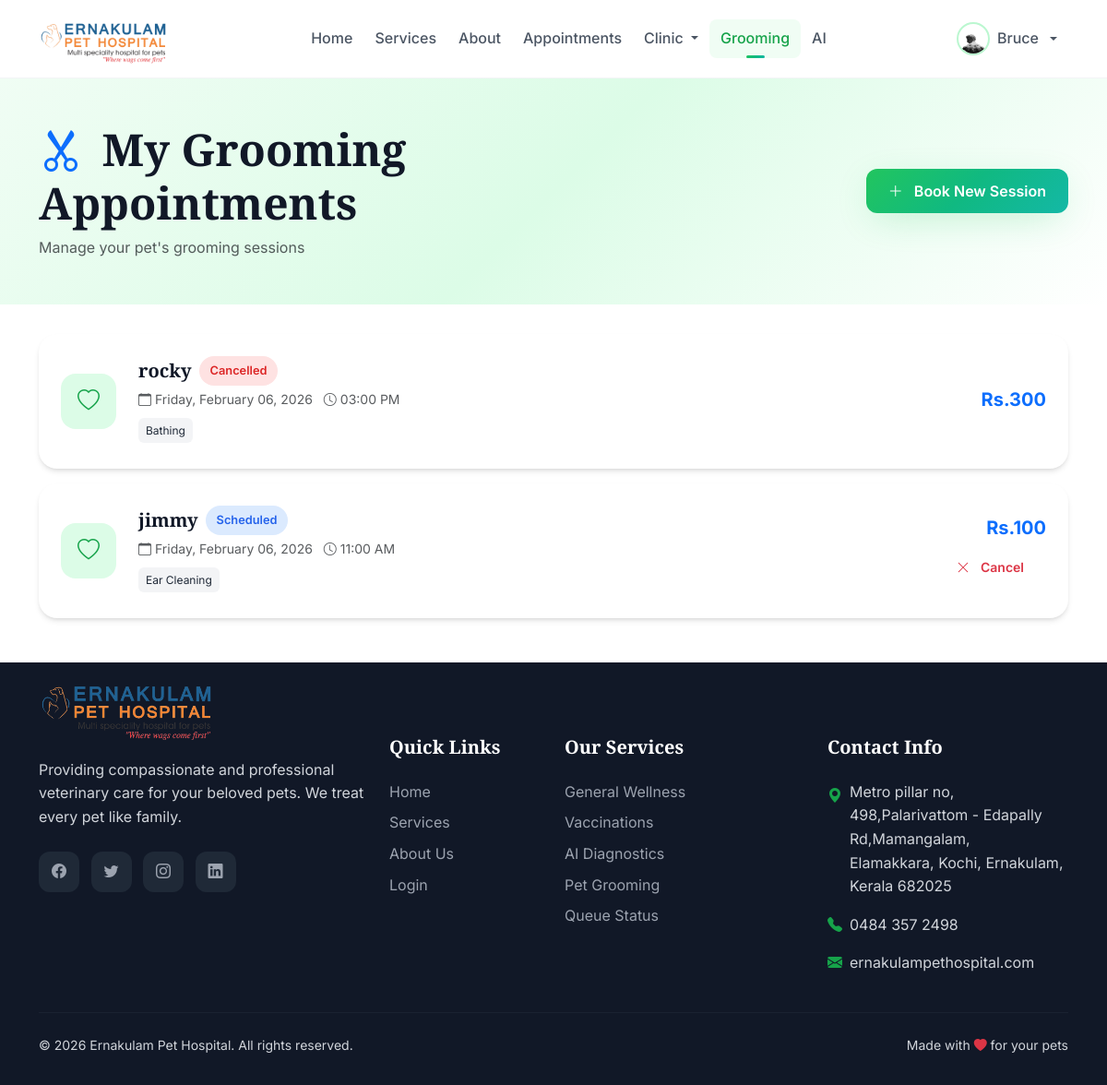
Page /appointments/grooming/ (signed in) on the committed database.
### accounts/models.py (models this page shows, shortened)
class User(AbstractUser):
    USER_ROLES = (
        ('ADMIN', 'Administrator'),
        ('VET', 'Veterinarian'),
        ('OWNER', 'Pet Owner'),
    )
    role = models.CharField(max_length=20, choices=USER_ROLES, default='OWNER')
    phone_regex = RegexValidator(
        regex=r'^\+?1?\d{9,15}$',
        message="Phone number must be entered in the format: '+999999999'. Up to 15 digits allowed."
    )
    phone_number = models.CharField(validators=[phone_regex], max_length=17, blank=True)
    address = models.TextField(blank=True)
    date_of_birth = models.DateField(null=True, blank=True)
    profile_picture = models.ImageField(upload_to='profiles/', null=True, blank=True)
    is_active_account = models.BooleanField(default=True)
    created_at = models.DateTimeField(auto_now_add=True)
    updated_at = models.DateTimeField(auto_now=True)
    class Meta:
        ordering = ['-date_joined']
    @property
    def is_pet_owner(self):
        return self.role == 'OWNER'

### appointments/models.py (models this page shows, shortened)
class GroomingAppointment(models.Model):
    STATUS_CHOICES = (
        ('SCHEDULED', 'Scheduled'),
        ('CONFIRMED', 'Confirmed'),
        ('IN_PROGRESS', 'In Progress'),
        ('COMPLETED', 'Completed'),
        ('CANCELLED', 'Cancelled'),
        ('NO_SHOW', 'No Show'),
    )
    PET_SIZE = (
        ('SMALL', 'Small (< 10 kg)'),
        ('MEDIUM', 'Medium (10-25 kg)'),
        ('LARGE', 'Large (> 25 kg)'),
    )
    pet = models.ForeignKey(Pet, on_delete=models.CASCADE, related_name='grooming_appointments')
    owner = models.ForeignKey(
        settings.AUTH_USER_MODEL,
        on_delete=models.CASCADE,
        related_name='grooming_appointments_as_owner'
    )
    services = models.ManyToManyField(GroomingService, related_name='appointments')
    pet_size = models.CharField(max_length=10, choices=PET_SIZE, default='MEDIUM')
    appointment_date = models.DateField()
    appointment_time = models.TimeField()
    end_time = models.TimeField(null=True, blank=True)
    status = models.CharField(max_length=20, choices=STATUS_CHOICES, default='SCHEDULED')
    token_number = models.IntegerField(null=True, blank=True)
    total_price = models.DecimalField(max_digits=10, decimal_places=2, null=True, blank=True)
    special_instructions = models.TextField(blank=True, help_text="Special grooming instructions")
    notes = models.TextField(blank=True)
    created_by = models.ForeignKey(
        settings.AUTH_USER_MODEL,
        on_delete=models.SET_NULL,
        null=True,
        related_name='grooming_appointments_created'
    )
    created_at = models.DateTimeField(auto_now_add=True)
    updated_at = models.DateTimeField(auto_now=True)
    class Meta:
        ordering = ['-appointment_date', '-appointment_time']

class GroomingService(models.Model):
    SERVICE_TYPES = (
        ('BATHING', 'Bathing'),
        ('HAIR_TRIMMING', 'Hair Trimming'),
        ('NAIL_CLIPPING', 'Nail Clipping'),
        ('FULL_GROOMING', 'Full Grooming Package'),
        ('EAR_CLEANING', 'Ear Cleaning'),
        ('TEETH_CLEANING', 'Teeth Cleaning'),
        ('DESHEDDING', 'De-shedding Treatment'),
    )
    name = models.CharField(max_length=100)
    service_type = models.CharField(max_length=20, choices=SERVICE_TYPES)
    description = models.TextField(blank=True)
    duration = models.IntegerField(default=30, help_text="Duration in minutes")
    price = models.DecimalField(max_digits=10, decimal_places=2)
    small_pet_price = models.DecimalField(max_digits=10, decimal_places=2, null=True, blank=True)
    medium_pet_price = models.DecimalField(max_digits=10, decimal_places=2, null=True, blank=True)
    large_pet_price = models.DecimalField(max_digits=10, decimal_places=2, null=True, blank=True)
    is_active = models.BooleanField(default=True)
    created_at = models.DateTimeField(auto_now_add=True)
    updated_at = models.DateTimeField(auto_now=True)
    class Meta:
        ordering = ['name']

### medical_records/models.py (models this page shows, shortened)
class Pet(models.Model):
    PET_SPECIES = (
        ('DOG', 'Dog'),
        ('CAT', 'Cat'),
        ('BIRD', 'Bird'),
        ('RABBIT', 'Rabbit'),
        ('OTHER', 'Other'),
    )
    GENDER_CHOICES = (
        ('M', 'Male'),
        ('F', 'Female'),
    )
    owner = models.ForeignKey(settings.AUTH_USER_MODEL, on_delete=models.CASCADE, related_name='pets')
    name = models.CharField(max_length=100)
    species = models.CharField(max_length=20, choices=PET_SPECIES)
    breed = models.CharField(max_length=100)
    gender = models.CharField(max_length=1, choices=GENDER_CHOICES)
    date_of_birth = models.DateField()
    color = models.CharField(max_length=50)
    weight = models.DecimalField(max_digits=6, decimal_places=2, help_text="Weight in kg")
    microchip_id = models.CharField(max_length=50, blank=True, unique=True, null=True)
    photo = models.ImageField(upload_to='pets/', null=True, blank=True)
    allergies = models.TextField(blank=True, help_text="Known allergies")
    medical_conditions = models.TextField(blank=True, help_text="Chronic conditions")
    special_notes = models.TextField(blank=True)
    is_active = models.BooleanField(default=True)
    created_at = models.DateTimeField(auto_now_add=True)
    updated_at = models.DateTimeField(auto_now=True)
    class Meta:
        ordering = ['-created_at']

### appointments/views.py (the view)
# urls.py: path('grooming/', views.grooming_list, name='grooming_list'),
@login_required
def grooming_list(request):
    from .models import GroomingAppointment
    if request.user.is_pet_owner:
        appointments = GroomingAppointment.objects.filter(owner=request.user)
    else:
        appointments = GroomingAppointment.objects.all()
    return render(request, 'appointments/grooming/list.html', {'appointments': appointments})

### templates/appointments/grooming/list.html (shortened to what this page needs)
{% extends 'base.html' %}
{% block content %}
<section class="grooming-hero">
    <div class="container">
        <div class="row align-items-center">
            <div class="col-lg-8">
                <h1 class="display-5 fw-bold mb-2">
                    <i class="bi bi-scissors text-primary me-2"></i>
                    My Grooming Appointments
                </h1>
                <p class="text-muted mb-0">Manage your pet's grooming sessions</p>
            </div>
            <div class="col-lg-4 text-lg-end">
                <a href="{% url 'appointments:book_grooming' %}" class="btn btn-primary">
                    <i class="bi bi-plus-lg me-1"></i>Book New Session
                </a>
            </div>
        </div>
    </div>
</section>
<div class="container mb-5">
    {% for apt in appointments %}
    <div class="grooming-card">
        <div class="row align-items-center">
            <div class="col-auto">
                <div class="pet-avatar">
                    {% if apt.pet.photo %}
                        <img src="{{ apt.pet.photo.url }}" class="w-100 h-100 object-fit-cover rounded">
                    {% else %}
                        <i class="bi bi-heart"></i>
                    {% endif %}
                </div>
            </div>
            <div class="col">
                <div class="d-flex align-items-center gap-2 mb-1">
                    <h5 class="mb-0">{{ apt.pet.name }}</h5>
                    <span class="status-badge {{ apt.status|lower|slugify }}">
                        {{ apt.get_status_display }}
                    </span>
                </div>
                <div class="text-muted small mb-2">
                    <i class="bi bi-calendar me-1"></i>{{ apt.appointment_date|date:"l, F d, Y" }}
                    <i class="bi bi-clock ms-2 me-1"></i>{{ apt.appointment_time|time:"h:i A" }}
                </div>
                <div>
                    {% for service in apt.services.all %}
                    <span class="service-tag">{{ service.name }}</span>
                    {% endfor %}
                </div>
            </div>
            <div class="col-auto text-end">
                {% if apt.total_price %}
                <div class="fw-bold text-primary fs-5 mb-1">Rs.{{ apt.total_price|floatformat:0 }}</div>
                {% endif %}
                {% if apt.status == 'SCHEDULED' or apt.status == 'CONFIRMED' %}
                <a href="{% url 'appointments:cancel_grooming' apt.pk %}" class="btn btn-outline-danger btn-sm" onclick="return confirm('Are you sure you want to cancel this appointment?')">
                    <i class="bi bi-x-lg me-1"></i>Cancel
                </a>
                {% endif %}
            </div>
        </div>
    </div>
    {% endfor %}
</div>
{% endblock %}

### templates/base.html (shortened to what this page needs)
<!DOCTYPE html>
<html lang="en">
<head>
    <link href="https://cdn.jsdelivr.net/npm/bootstrap@5.3.0/dist/css/bootstrap.min.css" rel="stylesheet">
    <link rel="stylesheet" href="https://cdn.jsdelivr.net/npm/bootstrap-icons@1.11.0/font/bootstrap-icons.css">
    <link href="https://unpkg.com/aos@2.3.1/dist/aos.css" rel="stylesheet">
</head>
<body class="d-flex flex-column min-vh-100">
    <nav class="navbar navbar-expand-lg sticky-top">
        <div class="container">
            <a class="navbar-brand" href="{% url 'home' %}" style="position: relative; width: 150px; display: flex; align-items: center;">
                <img src="/media/logo/logo.png" alt="Logo" style="height: 140px; width: auto; position: absolute; top: -60px; left: 0; z-index: 1000;">
            </a>
            <div class="collapse navbar-collapse" id="navbarNav">
                <ul class="navbar-nav mx-auto">
                    <li class="nav-item">
                        <a class="nav-link {% if request.path == '/' %}active{% endif %}" href="{% url 'home' %}">
                            Home
                        </a>
                    </li>
                    <li class="nav-item">
                        <a class="nav-link {% if 'services' in request.path %}active{% endif %}" href="{% url 'services' %}">
                            Services
                        </a>
                    </li>
                    <li class="nav-item">
                        <a class="nav-link {% if 'about' in request.path %}active{% endif %}" href="{% url 'about' %}">
                            About
                        </a>
                    </li>
                    {% if user.is_authenticated %}
                        <li class="nav-item">
                            <a class="nav-link " href="{% url 'appointments:list' %}">
                                Appointments
                            </a>
                        </li>
                        <li class="nav-item dropdown">
                            <a class="nav-link dropdown-toggle " href="#" id="clinicDropdown" role="button" data-bs-toggle="dropdown">
                                Clinic
                            </a>
                        </li>
                        <li class="nav-item">
                            <a class="nav-link {% if 'grooming' in request.path %}active{% endif %}" href="{% url 'appointments:grooming_services' %}">
                                Grooming
                            </a>
                        </li>
                        <li class="nav-item">
                            <a class="nav-link {% if 'ai_diagnosis' in request.path %}active{% endif %}" href="{% url 'ai_diagnosis:home' %}">
                                AI
                            </a>
                        </li>
                    {% endif %}
                </ul>
                <ul class="navbar-nav">
                    {% if user.is_authenticated %}
                        <li class="nav-item dropdown">
                            <a class="nav-link dropdown-toggle d-flex align-items-center gap-2" href="#" id="userDropdown" role="button" data-bs-toggle="dropdown">
                                {% if user.profile_picture %}
                                    <img src="{{ user.profile_picture.url }}" class="rounded-circle" style="width: 36px; height: 36px; object-fit: cover; border: 2px solid var(--primary-200);">
                                {% else %}
                                    <div class="rounded-circle d-flex align-items-center justify-content-center" style="width: 36px; height: 36px; background: var(--primary-100); color: var(--primary-600);">
                                        <i class="bi bi-person-fill"></i>
                                    </div>
                                {% endif %}
                                <span class="d-none d-lg-inline">{{ user.first_name|default:user.username }}</span>
                            </a>
                        </li>
                    {% endif %}
                </ul>
            </div>
        </div>
    </nav>
    <main class="flex-grow-1">
        {% block content %}{% endblock %}
    </main>
    <footer class="footer mt-auto">
        <div class="container">
            <div class="row g-4">
                <div class="col-lg-4">
                    <div class="footer-brand" style="position:relative; padding-left: 140px; min-hight: 60px; display: flex; align-items: center;">
                        <img src="/media/logo/logo.png" alt="Logo" style="position: absolute; left: 0; top: -120px; height: 190px; width: auto;">
                    </div>
                    <p class="mb-4">Providing compassionate and professional veterinary care for your beloved pets. We treat every pet like family.</p>
                    <div class="social-links">
                        <a href="#"><i class="bi bi-facebook"></i></a>
                        <a href="#"><i class="bi bi-twitter"></i></a>
                        <a href="#"><i class="bi bi-instagram"></i></a>
                        <a href="#"><i class="bi bi-linkedin"></i></a>
                    </div>
                </div>
                <div class="col-lg-2 col-md-4">
                    <h5>Quick Links</h5>
                    <ul class="list-unstyled">
                        <li class="mb-2"><a href="{% url 'home' %}">Home</a></li>
                        <li class="mb-2"><a href="{% url 'services' %}">Services</a></li>
                        <li class="mb-2"><a href="{% url 'about' %}">About Us</a></li>
                        <li class="mb-2"><a href="{% url 'accounts:login' %}">Login</a></li>
                    </ul>
                </div>
                <div class="col-lg-3 col-md-4">
                    <h5>Our Services</h5>
                    <ul class="list-unstyled">
                        <li class="mb-2"><a href="{% url 'services' %}">General Wellness</a></li>
                        <li class="mb-2"><a href="{% url 'medical_records:vaccination_list' %}">Vaccinations</a></li>
                        <li class="mb-2"><a href="{% url 'ai_diagnosis:home' %}">AI Diagnostics</a></li>
                        <li class="mb-2"><a href="{% url 'appointments:grooming_services' %}">Pet Grooming</a></li>
                        <li class="mb-2"><a href="{% url 'appointments:queue_status' %}">Queue Status</a></li>
                    </ul>
                </div>
                <div class="col-lg-3 col-md-4">
                    <h5>Contact Info</h5>
                    <ul class="list-unstyled">
                        <li class="mb-3 d-flex align-items-start gap-2">
                            <i class="bi bi-geo-alt-fill text-primary-600 mt-1"></i>
                            <span>Metro pillar no, 498,Palarivattom - Edapally Rd,Mamangalam,<br>Elamakkara, Kochi, Ernakulam, Kerala 682025</span>
                        </li>
                        <li class="mb-3 d-flex align-items-center gap-2">
                            <i class="bi bi-telephone-fill text-primary-600"></i>
                            <span>0484 357 2498</span>
                        </li>
                        <li class="mb-3 d-flex align-items-center gap-2">
                            <i class="bi bi-envelope-fill text-primary-600"></i>
                            <span>ernakulampethospital.com</span>
                        </li>
                    </ul>
                </div>
            </div>
            <hr class="my-4" style="border-color: var(--gray-700);">
            <div class="row align-items-center">
                <div class="col-md-6 text-center text-md-start">
                    <p class="mb-0 small">&copy; 2026 Ernakulam Pet Hospital. All rights reserved.</p>
                </div>
                <div class="col-md-6 text-center text-md-end">
                    <p class="mb-0 small">Made with <i class="bi bi-heart-fill text-danger"></i> for your pets</p>
                </div>
            </div>
        </div>
    </footer>
</body>
</html>

### rows in the picture
User: profile_picture (picture), first_name "Bruce"
GroomingAppointment: pet.name "rocky", status "Cancelled", appointment_date "Friday, February 06, 2026", appointment_time "03:00 PM", total_price "300"
GroomingService: name "Bathing"
GroomingAppointment: pet.name "jimmy", status "Scheduled", appointment_date "Friday, February 06, 2026", appointment_time "11:00 AM", total_price "100", shows "Cancel"
GroomingService: name "Ear Cleaning"
